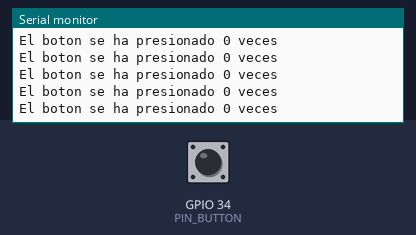
A sketch run on a simulated ESP32. Shown: the last lines printed to the serial monitor. The inputs (shaded band) are chosen by the test bench; at power-on: GPIO 34 (PIN_BUTTON) LOW.

Above: at 1.2 s.
1.3 s: GPIO 34 (PIN_BUTTON) pulled HIGH for 0.15 s
At 1.31 s:
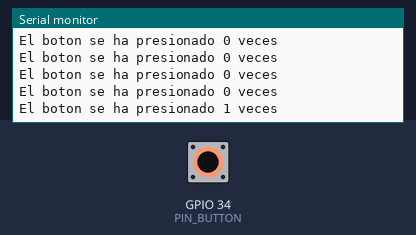
2.9 s: GPIO 34 (PIN_BUTTON) pulled HIGH for 1 s
At 2.91 s:
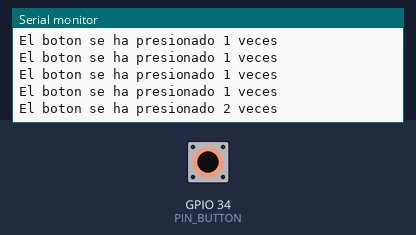
5.4 s: GPIO 34 (PIN_BUTTON) pulled HIGH for 0.15 s
At 5.42 s:
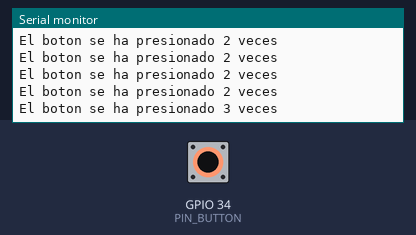
Timing chart, 0 to 8.4 s (numbered marks = the images above; inputs shaded):
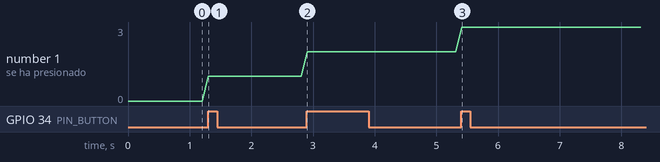

Measured:
- after the input at 1.3 s, the serial monitor: prints a new line at once (image 1)
- after the input at 2.9 s, the serial monitor: prints a new line at once (image 2)
- after the input at 5.4 s, the serial monitor: prints a new line at once (image 3)
- plotted number 1: 0 → 1 after the input at 1.3 s, 1 → 2 after the input at 2.9 s, 2 → 3 after the input at 5.4 s

The sketch:

Interrupcion_del_boton.ino
```cpp
#define PIN_BUTTON 34

int numBotPres = 0; //Numero de veces que el boton se presiona
uint32_t lastMillis = 0;//Variable que mide tiempo

void IRAM_ATTR isrButton() {//Se guarda en la memoria interna
  if(millis()- lastMillis > 10) {//cuanto tiempo ha pasado desde que se encendio la esp32
  numBotPres += 1;
  lastMillis = millis(); //Evitas 10 ms de fluctuaciones
  }

  // Incremet=nta la variable en uno
  }

void setup() {
  Serial.begin(115200);
  pinMode(PIN_BUTTON, INPUT);

  attachInterrupt(PIN_BUTTON, isrButton, RISING);
  //Interrupcion adjunta al boton, hace la funcion isrButton
  //y se detecta con RISING o en cada subida

}

void loop() {
  Serial.printf("El boton se ha presionado %u veces\n", numBotPres);
  delay(100);

}
```
